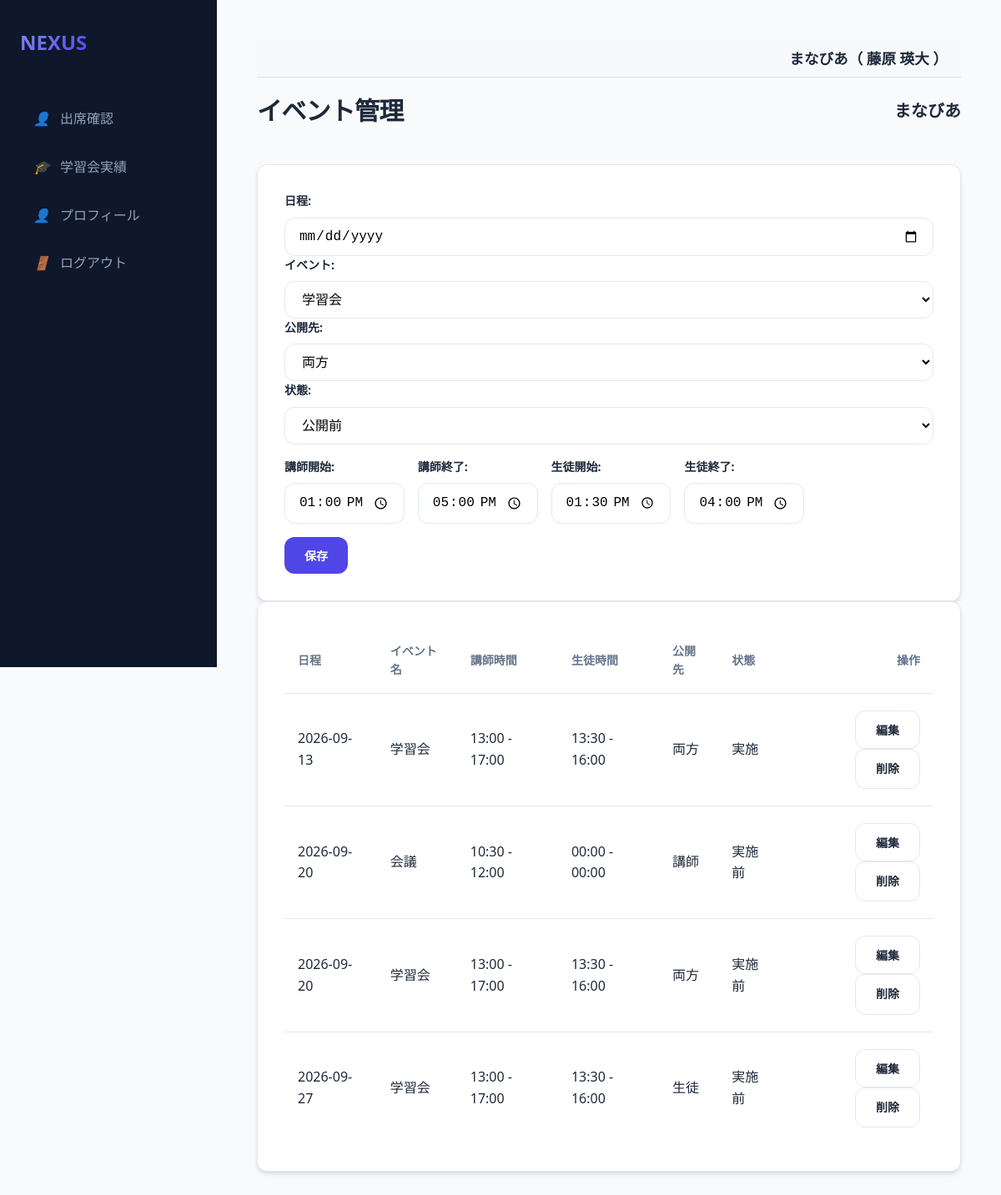
Page /events (signed in) on the earlier database version.
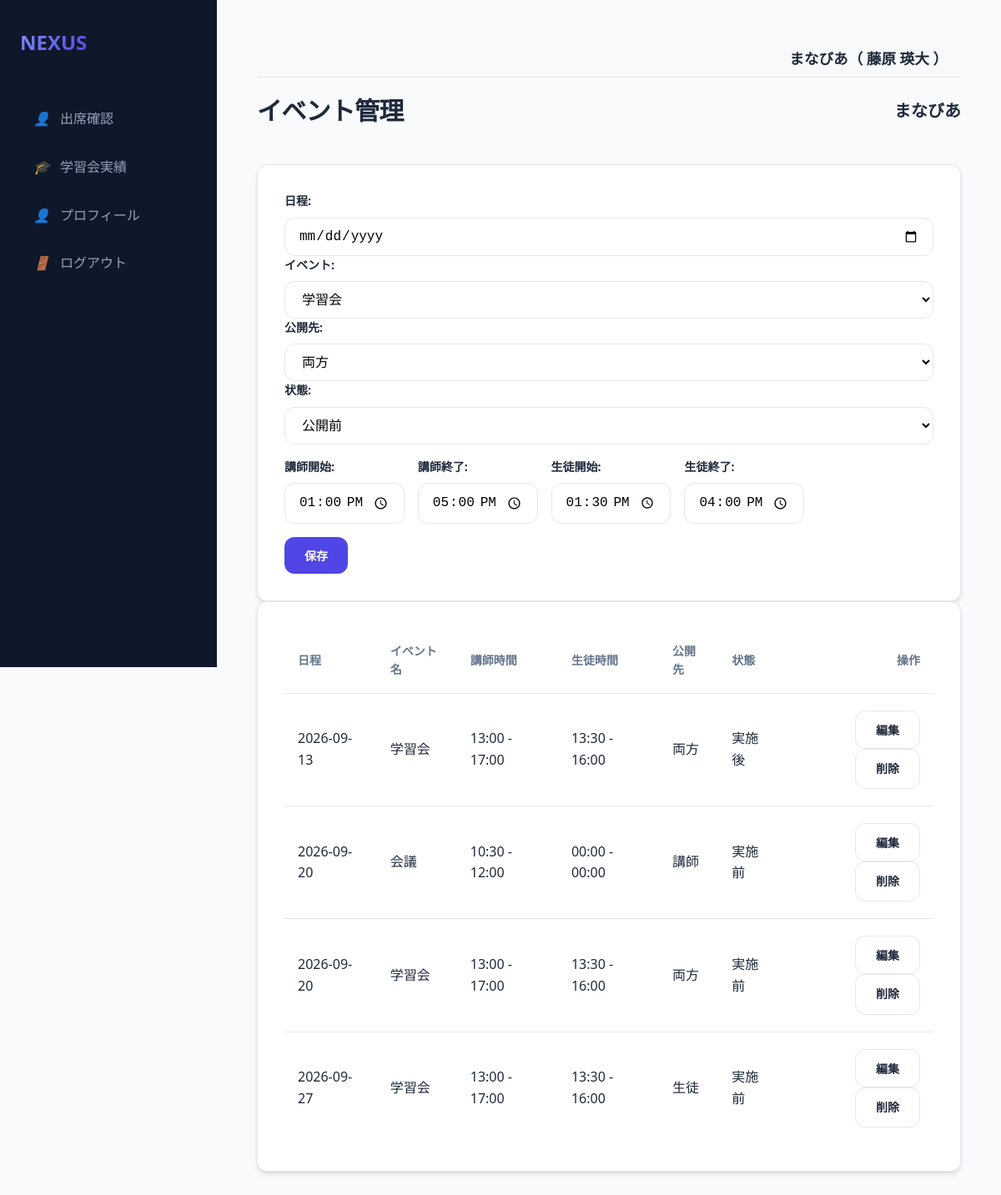
Same page on the later database version.
### models.py (models this page shows)
class Event(db.Model):
    id = db.Column(db.Integer, primary_key=True)
    date = db.Column(db.DateTime, nullable=False)
    name = db.Column(db.String(100), nullable=False)
    organization_id = db.Column(db.Integer, db.ForeignKey('organization.id'), nullable=False)
    organization = db.relationship('Organization')
    venues = db.relationship('Venue', secondary=event_venue, backref='events')
    teacher_start = db.Column(db.String(5), nullable=False)
    teacher_end = db.Column(db.String(5), nullable=False)
    student_start = db.Column(db.String(5), nullable=False)
    student_end = db.Column(db.String(5), nullable=False)
    publish_to = db.Column(db.String(20), default='両方')
    status = db.Column(db.String(20), default='公開前')

### app.py (the view)
@app.route('/events')
@login_required
@organization_required
def events():
    org_id = session['organization_id']
    events = Event.query.filter_by(organization_id=org_id).order_by(Event.date).all()
    configs = {c.key: c.value for c in Config.query.filter_by(organization_id=org_id).all()}
    return render_template('events.html', events=events, configs=configs)

### app.py (called while the page is built)
def login_required(f):
    @wraps(f)
    def decorated_function(*args, **kwargs):
        if 'user_id' not in session:
            return redirect(url_for('login'))
        return f(*args, **kwargs)
    return decorated_function

def organization_required(f):
    @wraps(f)
    def decorated_function(*args, **kwargs):
        if 'user_id' not in session:
            return redirect(url_for('login'))
        user = User.query.get(session['user_id'])
        session['organization_id'] = user.organization_id
        session['org_name'] = user.organization.name
        return f(*args, **kwargs)
    return decorated_function

@app.context_processor
def inject_user():
    user = None
    if 'user_id' in session:
        user = User.query.get(session['user_id'])
    return dict(current_user=user)

### templates/events.html (shortened to what this page needs)
{% extends "base.html" %}
{% block content %}
<div class="header">
    <h1>イベント管理</h1>
    <h2 style="font-size: 1.25rem;">{{ current_user.organization.name if current_user.is_super_admin else session.get('org_name', '不明') }}</h2>
</div>
<div class="card">
    <form action="/event/save" method="post" id="eventForm">
        <div style="margin-bottom: 1rem;">
            <label>日程: </label>
            <input type="date" name="date" id="eventDate" required class="form-control">
            <label>イベント: </label>
            <select name="event_type" id="eventType" class="form-control" onchange="updateDefaultTimes()">
                <option value="学習会">学習会</option>
            </select>
            <label>公開先: </label>
            <select name="publish_to" id="publishTo" class="form-control">
                <option value="両方">両方</option>
            </select>
            <label>状態: </label>
            <select name="status" id="status" class="form-control">
                <option value="公開前">公開前</option>
            </select>
        </div>
        <div style="display: flex; gap: 1rem; margin-bottom: 1rem; align-items: center; flex-wrap: wrap;">
            <div><label>講師開始: </label><input type="time" name="teacher_start" id="teacherStart" class="form-control"></div>
            <div><label>講師終了: </label><input type="time" name="teacher_end" id="teacherEnd" class="form-control"></div>
            <div><label>生徒開始: </label><input type="time" name="student_start" id="studentStart" class="form-control"></div>
            <div><label>生徒終了: </label><input type="time" name="student_end" id="studentEnd" class="form-control"></div>
        </div>
        <button type="submit" class="btn btn-primary">保存</button>
    </form>
</div>
<div class="card">
    <div class="table-container">
        <table>
            <thead>
                <tr>
                    <th>日程</th>
                    <th>イベント名</th>
                    <th>講師時間</th>
                    <th>生徒時間</th>
                    <th>公開先</th>
                    <th>状態</th>
                    <th style="text-align: right;">操作</th>
                </tr>
            </thead>
            <tbody>
                {% for e in events %}
                <tr>
                    <td>{{ e.date.strftime('%Y-%m-%d') }}</td>
                    <td>{{ e.name }}</td>
                    <td>{{ e.teacher_start }} - {{ e.teacher_end }}</td>
                    <td>{{ e.student_start }} - {{ e.student_end }}</td>
                    <td>{{ e.publish_to }}</td>
                    <td>{{ e.status }}</td>
                    <td style="text-align: right;">
                        <button class="btn btn-outline" onclick="editEvent('{{ e.id }}', '{{ e.date.strftime('%Y-%m-%d') }}', '{{ e.name }}', '{{ e.teacher_start }}', '{{ e.teacher_end }}', '{{ e.student_start }}', '{{ e.student_end }}', '{{ e.publish_to }}', '{{ e.status }}')">編集</button>
                        <a href="/event/delete/{{ e.id }}" class="btn btn-outline btn-danger" onclick="return confirm('本当に削除しますか？')">削除</a>
                    </td>
                </tr>
                {% endfor %}
            </tbody>
        </table>
    </div>
</div>
{% endblock %}

Differences in the rows shown:
changed Event: status "実施" → "実施後"
